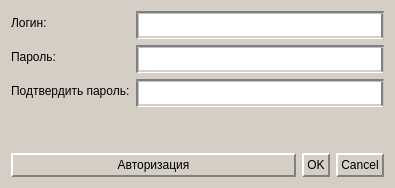
<?xml version="1.0" encoding="UTF-8"?>
<ui version="4.0">
 <class>RegistrationForm</class>
 <widget class="QWidget" name="RegistrationForm">
  <property name="geometry">
   <rect>
    <x>0</x>
    <y>0</y>
    <width>395</width>
    <height>188</height>
   </rect>
  </property>
  <property name="windowTitle">
   <string>Form</string>
  </property>
  <property name="styleSheet">
   <string notr="true">background-color: rgb(213, 206, 197);</string>
  </property>
  <layout class="QVBoxLayout" name="verticalLayout">
   <item>
    <layout class="QFormLayout" name="formLayout">
     <property name="labelAlignment">
      <set>Qt::AlignmentFlag::AlignLeading|Qt::AlignmentFlag::AlignLeft|Qt::AlignmentFlag::AlignVCenter</set>
     </property>
     <item row="0" column="0">
      <widget class="QLabel" name="label">
       <property name="styleSheet">
        <string notr="true">color: rgb(0, 0, 0);
font: 14pt &quot;Tahoma&quot;;</string>
       </property>
       <property name="text">
        <string>Логин:</string>
       </property>
      </widget>
     </item>
     <item row="2" column="0">
      <widget class="QLabel" name="label_2">
       <property name="styleSheet">
        <string notr="true">color: rgb(0, 0, 0);
font: 14pt &quot;Tahoma&quot;;</string>
       </property>
       <property name="text">
        <string>Подтвердить пароль:</string>
       </property>
      </widget>
     </item>
     <item row="1" column="0">
      <widget class="QLabel" name="label_3">
       <property name="styleSheet">
        <string notr="true">color: rgb(0, 0, 0);
font: 14pt &quot;Tahoma&quot;;</string>
       </property>
       <property name="text">
        <string>Пароль:</string>
       </property>
      </widget>
     </item>
     <item row="0" column="1">
      <widget class="QLineEdit" name="loginEdit">
       <property name="styleSheet">
        <string notr="true">background-color: rgb(255, 255, 255);
color: black;
border-width: 3px;
border-style: groove;
border-top-color: rgb(128, 128, 128);
border-left-color: rgb(128, 128, 128);
border-right-color: rgb(128, 128, 128);
border-bottom-color: rgb(212, 208, 200);
padding: 3px;
font: 14pt &quot;Tahoma&quot;;</string>
       </property>
      </widget>
     </item>
     <item row="1" column="1">
      <widget class="QLineEdit" name="passwordEdit">
       <property name="styleSheet">
        <string notr="true">background-color: rgb(255, 255, 255);
color: black;
border-width: 3px;
border-style: groove;
border-top-color: rgb(128, 128, 128);
border-left-color: rgb(128, 128, 128);
border-right-color: rgb(128, 128, 128);
border-bottom-color: rgb(212, 208, 200);
padding: 3px;
font: 14pt &quot;Tahoma&quot;;</string>
       </property>
      </widget>
     </item>
     <item row="2" column="1">
      <widget class="QLineEdit" name="confirmPasswordEdit">
       <property name="styleSheet">
        <string notr="true">background-color: rgb(255, 255, 255);
color: black;
border-width: 3px;
border-style: groove;
border-top-color: rgb(128, 128, 128);
border-left-color: rgb(128, 128, 128);
border-right-color: rgb(128, 128, 128);
border-bottom-color: rgb(212, 208, 200);
padding: 3px;
font: 14pt &quot;Tahoma&quot;;</string>
       </property>
      </widget>
     </item>
    </layout>
   </item>
   <item>
    <layout class="QHBoxLayout" name="horizontalLayout" stretch="1,0">
     <item>
      <widget class="QPushButton" name="loginButton">
       <property name="styleSheet">
        <string notr="true">background-color: rgb(213, 206, 197);
color: rgb(0, 0, 0);
border-width: 2px;
border-style: outset;
border-top-color: rgb(212, 208, 200);
border-left-color: rgb(212, 208, 200);
border-right-color: rgb(128, 128, 128);
border-bottom-color: rgb(128, 128, 128);
padding: 3px;
font: 14pt &quot;Tahoma&quot;;</string>
       </property>
       <property name="text">
        <string>Авторизация</string>
       </property>
      </widget>
     </item>
     <item>
      <widget class="QDialogButtonBox" name="buttonBox">
       <property name="styleSheet">
        <string notr="true">background-color: rgb(213, 206, 197);
color: rgb(0, 0, 0);
border-width: 2px;
border-style: outset;
border-top-color: rgb(212, 208, 200);
border-left-color: rgb(212, 208, 200);
border-right-color: rgb(128, 128, 128);
border-bottom-color: rgb(128, 128, 128);
padding: 3px;
font: 14pt &quot;Tahoma&quot;;</string>
       </property>
       <property name="standardButtons">
        <set>QDialogButtonBox::StandardButton::Cancel|QDialogButtonBox::StandardButton::Ok</set>
       </property>
      </widget>
     </item>
    </layout>
   </item>
  </layout>
 </widget>
 <resources/>
 <connections/>
</ui>
